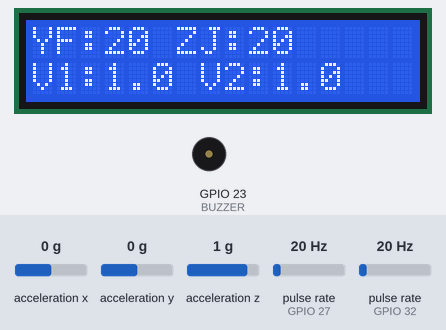
A sketch run on a simulated ESP32. Shown: 16×2 character LCD, buzzer (waves = sounding, pin HIGH). Wiring (inferred from the names in the program): 2 × pulse sensor: data GPIO 27 / data GPIO 32; MPU-6050 motion sensor at I2C address 0x68; MPU-6050 motion sensor at I2C address 0x69. The inputs (shaded band) are chosen by the test bench; at power-on: acceleration x 0 g, pulse rate (sensors on GPIO 27, GPIO 32) 20 Hz, acceleration y 0 g, acceleration z 1 g. What the sketch prints to the serial monitor is not drawn.

Above: at 5.5 s.
5.6 s: acceleration x set to -1.4 g
At 8.1 s:
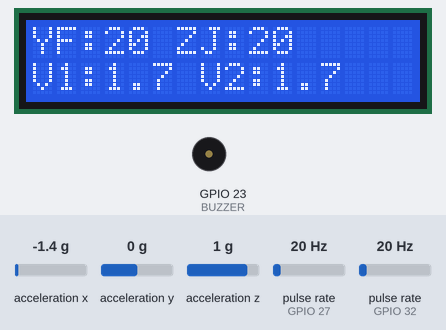
8.6 s: pulse rate (sensor on GPIO 27) set to 4 Hz
At 9.8 s:
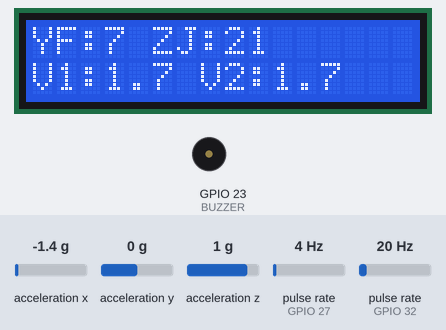
11.6 s: pulse rate (sensor on GPIO 32) set to 4 Hz
At 14.3 s:
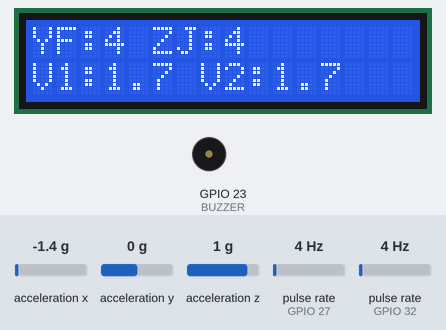
14.6 s: acceleration y set to -1.4 g
At 16.1 s:
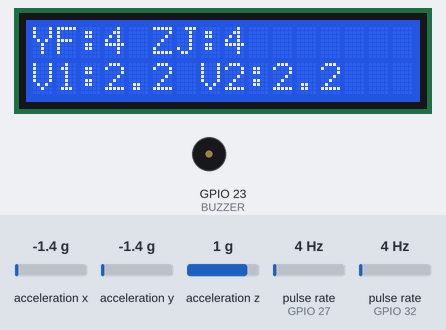
17.6 s: acceleration z set to -1.4 g
At 18.8 s:
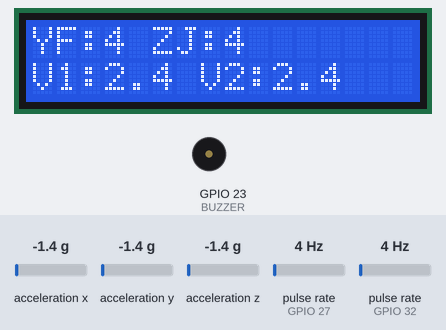
19.1 s: pulse rate (sensor on GPIO 27) set to 50 Hz
At 21.0 s:
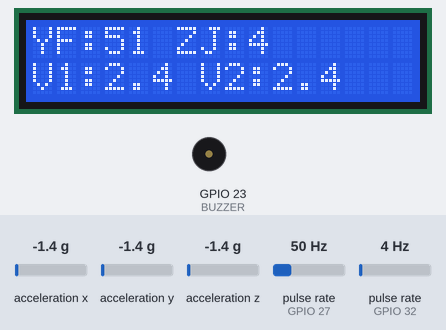
Timing chart, 0 to 22.5 s (numbered marks = the images above; inputs shaded):
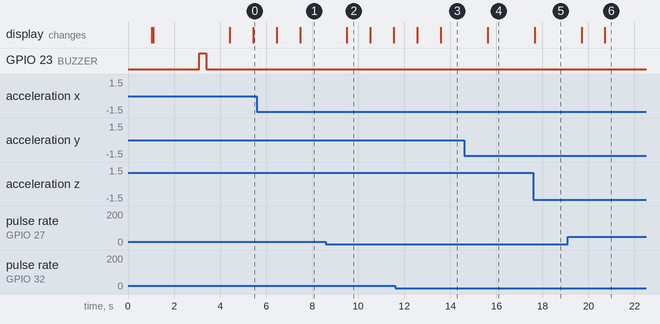

Measured:
- after the input at 5.6 s, the display: first changes after 0.85 s (image 1 shows a later state)
- after the input at 8.6 s, the display: changes after 0.91 s (image 2)
- after the input at 14.6 s, the display: changes after 1.0 s (image 4)
- after the input at 17.6 s, the display: changes after 0.06 s (image 5)
- after the input at 19.1 s, the display: first changes after 0.60 s (image 6 shows a later state)
- what the display in image 2 shows lasts 1.0 s, from 9.5 s to 10.5 s

The sketch:

15_complete_hardware_integration.ino
```cpp
#include <Wire.h>
#include <LiquidCrystal.h>
#include <math.h>

// ======================================================
// PIPE-SENSE
// COMPLETE HARDWARE INTEGRATION TEST
// ======================================================


// ======================================================
// 1. FLOW SENSORS
// ======================================================

#define YF_FLOW_SENSOR 27
#define ZJ_FLOW_SENSOR 32

volatile int yfPulseCount = 0;
volatile int zjPulseCount = 0;


// YF-S201 interrupt
void IRAM_ATTR countYFPulse()
{
  yfPulseCount++;
}


// ZJ-S201 interrupt
void IRAM_ATTR countZJPulse()
{
  zjPulseCount++;
}


// ======================================================
// 2. MPU6050 I2C BUSES
// ======================================================

// MPU6050 #1
// SDA -> GPIO4
// SCL -> GPIO22
// AD0 -> GND
// Address -> 0x68

TwoWire I2C_0 = TwoWire(0);


// MPU6050 #2
// SDA -> GPIO25
// SCL -> GPIO26
// AD0 -> 3.3V
// Address -> 0x69

TwoWire I2C_1 = TwoWire(1);


#define MPU1_ADDR 0x68
#define MPU2_ADDR 0x69


// MPU6050 registers
#define PWR_MGMT_1   0x6B
#define ACCEL_CONFIG 0x1C
#define ACCEL_XOUT_H 0x3B


// ======================================================
// 3. LCD
// ======================================================

// Your LCD:
//
// GND
// 5V
// D7 -> GPIO5
// D6 -> GPIO16
// D5 -> GPIO17
// D4 -> GPIO18
// EN -> GPIO19
// RS -> GPIO21

#define LCD_RS 21
#define LCD_EN 19

#define LCD_D4 18
#define LCD_D5 17
#define LCD_D6 16
#define LCD_D7 5


LiquidCrystal lcd(
  LCD_RS,
  LCD_EN,
  LCD_D4,
  LCD_D5,
  LCD_D6,
  LCD_D7
);


// ======================================================
// 4. BUZZER
// ======================================================

#define BUZZER 23


// ======================================================
// MPU6050 FUNCTIONS
// ======================================================

bool writeRegister(
  TwoWire &bus,
  uint8_t address,
  uint8_t reg,
  uint8_t value
)
{
  bus.beginTransmission(address);

  bus.write(reg);
  bus.write(value);

  return bus.endTransmission() == 0;
}


// ------------------------------------------------------
// Check MPU6050 connection
// ------------------------------------------------------

bool checkMPU(
  TwoWire &bus,
  uint8_t address
)
{
  bus.beginTransmission(address);

  return bus.endTransmission() == 0;
}


// ------------------------------------------------------
// Read accelerometer
// ------------------------------------------------------

bool readAccel(
  TwoWire &bus,
  uint8_t address,
  float &x,
  float &y,
  float &z
)
{
  bus.beginTransmission(address);

  bus.write(ACCEL_XOUT_H);

  if (bus.endTransmission(false) != 0)
  {
    return false;
  }


  if (bus.requestFrom(address, (uint8_t)6) != 6)
  {
    return false;
  }


  int16_t rawX =
    (bus.read() << 8) | bus.read();

  int16_t rawY =
    (bus.read() << 8) | bus.read();

  int16_t rawZ =
    (bus.read() << 8) | bus.read();


  // ±2g range
  // 16384 LSB/g

  x = rawX / 16384.0;
  y = rawY / 16384.0;
  z = rawZ / 16384.0;


  return true;
}


// ------------------------------------------------------
// Calculate acceleration magnitude
// ------------------------------------------------------

float accelerationMagnitude(
  float x,
  float y,
  float z
)
{
  return sqrt(
    x * x +
    y * y +
    z * z
  );
}


// ======================================================
// SETUP
// ======================================================

void setup()
{
  Serial.begin(115200);

  delay(1000);


  Serial.println();
  Serial.println("==========================================");
  Serial.println("     PIPE-SENSE HARDWARE TEST");
  Serial.println("==========================================");


  // ====================================================
  // FLOW SENSOR SETUP
  // ====================================================

  pinMode(
    YF_FLOW_SENSOR,
    INPUT
  );

  attachInterrupt(
    digitalPinToInterrupt(YF_FLOW_SENSOR),
    countYFPulse,
    FALLING
  );


  pinMode(
    ZJ_FLOW_SENSOR,
    INPUT_PULLUP
  );

  attachInterrupt(
    digitalPinToInterrupt(ZJ_FLOW_SENSOR),
    countZJPulse,
    FALLING
  );


  Serial.println();
  Serial.println("Flow sensors initialized.");
  Serial.println("YF-S201 -> GPIO27");
  Serial.println("ZJ-S201 -> GPIO32");


  // ====================================================
  // MPU6050 SETUP
  // ====================================================

  I2C_0.begin(
    4,
    22
  );

  I2C_1.begin(
    25,
    26
  );


  I2C_0.setClock(100000);
  I2C_1.setClock(100000);


  // ----------------------------------------------------
  // MPU #1
  // ----------------------------------------------------

  Serial.println();
  Serial.println("Checking MPU6050 #1...");


  if (checkMPU(
        I2C_0,
        MPU1_ADDR
      ))
  {
    Serial.println("MPU #1 FOUND");
    Serial.println("Address: 0x68");
    Serial.println("SDA: GPIO4");
    Serial.println("SCL: GPIO22");


    writeRegister(
      I2C_0,
      MPU1_ADDR,
      PWR_MGMT_1,
      0x00
    );


    writeRegister(
      I2C_0,
      MPU1_ADDR,
      ACCEL_CONFIG,
      0x00
    );
  }
  else
  {
    Serial.println("MPU #1 NOT FOUND");
  }


  // ----------------------------------------------------
  // MPU #2
  // ----------------------------------------------------

  Serial.println();
  Serial.println("Checking MPU6050 #2...");


  if (checkMPU(
        I2C_1,
        MPU2_ADDR
      ))
  {
    Serial.println("MPU #2 FOUND");
    Serial.println("Address: 0x69");
    Serial.println("SDA: GPIO25");
    Serial.println("SCL: GPIO26");


    writeRegister(
      I2C_1,
      MPU2_ADDR,
      PWR_MGMT_1,
      0x00
    );


    writeRegister(
      I2C_1,
      MPU2_ADDR,
      ACCEL_CONFIG,
      0x00
    );
  }
  else
  {
    Serial.println("MPU #2 NOT FOUND");
  }


  // ====================================================
  // LCD SETUP
  // ====================================================

  lcd.begin(
    16,
    2
  );


  lcd.clear();

  lcd.setCursor(
    0,
    0
  );

  lcd.print("PIPE-SENSE");


  lcd.setCursor(
    0,
    1
  );

  lcd.print("Starting...");


  delay(2000);


  // ====================================================
  // BUZZER SETUP
  // ====================================================

  pinMode(
    BUZZER,
    OUTPUT
  );


  digitalWrite(
    BUZZER,
    LOW
  );


  // Startup beep

  digitalWrite(
    BUZZER,
    HIGH
  );

  delay(300);

  digitalWrite(
    BUZZER,
    LOW
  );


  // ====================================================
  // STARTUP COMPLETE
  // ====================================================

  Serial.println();
  Serial.println("==========================================");
  Serial.println("ALL HARDWARE INITIALIZED");
  Serial.println("==========================================");
  Serial.println();

  delay(1000);
}


// ======================================================
// LOOP
// ======================================================

void loop()
{
  // ====================================================
  // 1. GET FLOW PULSES
  // ====================================================

  noInterrupts();

  int yfPulses = yfPulseCount;
  int zjPulses = zjPulseCount;

  yfPulseCount = 0;
  zjPulseCount = 0;

  interrupts();


  // ====================================================
  // 2. ZJ-S201 FLOW CALCULATION
  // ====================================================

  float zjFlowRate =
    zjPulses / 7.5;


  // ====================================================
  // 3. READ MPU #1
  // ====================================================

  float x1 = 0;
  float y1 = 0;
  float z1 = 0;

  bool mpu1OK =
    readAccel(
      I2C_0,
      MPU1_ADDR,
      x1,
      y1,
      z1
    );


  // ====================================================
  // 4. READ MPU #2
  // ====================================================

  float x2 = 0;
  float y2 = 0;
  float z2 = 0;

  bool mpu2OK =
    readAccel(
      I2C_1,
      MPU2_ADDR,
      x2,
      y2,
      z2
    );


  // ====================================================
  // 5. CALCULATE VIBRATION MAGNITUDE
  // ====================================================

  float magnitude1 = 0;
  float magnitude2 = 0;


  if (mpu1OK)
  {
    magnitude1 =
      accelerationMagnitude(
        x1,
        y1,
        z1
      );
  }


  if (mpu2OK)
  {
    magnitude2 =
      accelerationMagnitude(
        x2,
        y2,
        z2
      );
  }


  // ====================================================
  // 6. SERIAL MONITOR
  // ====================================================

  Serial.println(
    "------------------------------------------"
  );


  Serial.print(
    "YF-S201 Pulses: "
  );

  Serial.println(
    yfPulses
  );


  Serial.print(
    "ZJ-S201 Pulses: "
  );

  Serial.print(
    zjPulses
  );


  Serial.print(
    " | Flow: "
  );

  Serial.print(
    zjFlowRate,
    2
  );

  Serial.println(
    " L/min"
  );


  // ----------------------------------------------------
  // MPU #1
  // ----------------------------------------------------

  Serial.print(
    "MPU #1: "
  );


  if (mpu1OK)
  {
    Serial.print(
      "X="
    );

    Serial.print(
      x1,
      3
    );


    Serial.print(
      "  Y="
    );

    Serial.print(
      y1,
      3
    );


    Serial.print(
      "  Z="
    );

    Serial.print(
      z1,
      3
    );


    Serial.print(
      "  | Mag="
    );

    Serial.print(
      magnitude1,
      3
    );


    Serial.println(
      " g"
    );
  }
  else
  {
    Serial.println(
      "READ ERROR"
    );
  }


  // ----------------------------------------------------
  // MPU #2
  // ----------------------------------------------------

  Serial.print(
    "MPU #2: "
  );


  if (mpu2OK)
  {
    Serial.print(
      "X="
    );

    Serial.print(
      x2,
      3
    );


    Serial.print(
      "  Y="
    );

    Serial.print(
      y2,
      3
    );


    Serial.print(
      "  Z="
    );

    Serial.print(
      z2,
      3
    );


    Serial.print(
      "  | Mag="
    );

    Serial.print(
      magnitude2,
      3
    );


    Serial.println(
      " g"
    );
  }
  else
  {
    Serial.println(
      "READ ERROR"
    );
  }


  // ====================================================
  // 7. LCD DISPLAY
  // ====================================================

  lcd.clear();


  // First line
  lcd.setCursor(
    0,
    0
  );

  lcd.print(
    "YF:"
  );

  lcd.print(
    yfPulses
  );


  lcd.print(
    " ZJ:"
  );

  lcd.print(
    zjPulses
  );


  // Second line
  lcd.setCursor(
    0,
    1
  );

  lcd.print(
    "V1:"
  );

  lcd.print(
    magnitude1,
    1
  );


  lcd.print(
    " V2:"
  );

  lcd.print(
    magnitude2,
    1
  );


  // ====================================================
  // 8. UPDATE EVERY SECOND
  // ====================================================

  delay(1000);
}
```
